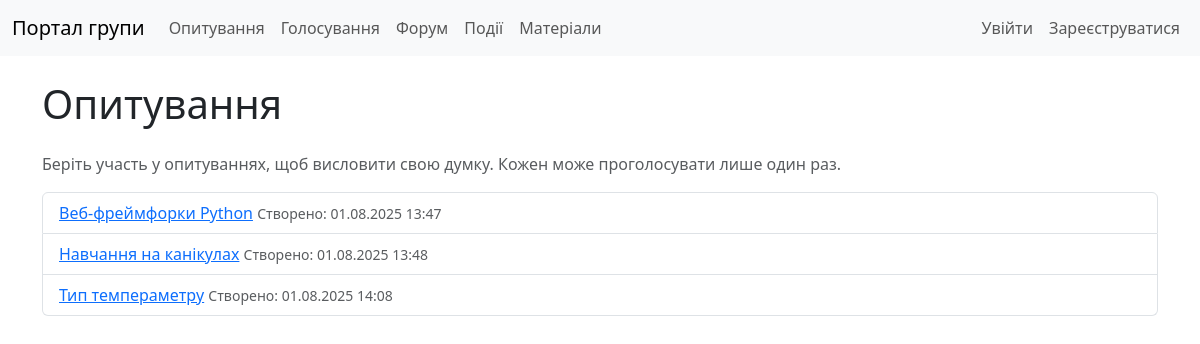
Screenshot of /polls/ with the database file from the repository.
### polls/models.py (models this page shows, shortened)
class Poll(models.Model):
    title = models.CharField(max_length=200)
    description = models.TextField(blank=True, null=True)
    created_by = models.ForeignKey(User, on_delete=models.CASCADE, related_name='polls')
    created_at = models.DateTimeField(auto_now_add=True)
    is_active = models.BooleanField(default=True)
    class Meta:
        verbose_name = 'Poll'
        verbose_name_plural = 'Polls'

### polls/views.py (the view)
# urls.py: path('', views.PollListView.as_view(), name='poll_list'),
class PollListView(ListView):
    model = Poll
    template_name = 'polls/poll_list.html'
    context_object_name = 'polls'
    def get_queryset(self):
        return Poll.objects.filter(is_active=True)

### templates/polls/poll_list.html (shortened to what this page needs)
{% extends 'base.html' %}
{% block content %}
    <h1 class="my-4">Опитування</h1>
    <p class="text-muted">Беріть участь у опитуваннях, щоб висловити свою думку. Кожен може проголосувати лише один раз.</p>
    {% if polls %}
        <ul class="list-group mb-4">
            {% for poll in polls %}
                <li class="list-group-item">
                    <a href="{% url 'polls:poll_detail' poll.pk %}">{{ poll.title }}</a>
                    <small class="text-muted">Створено: {{ poll.created_at|date:"d.m.Y H:i" }}</small>
                </li>
            {% endfor %}
        </ul>
    {% else %}
        <p class="alert alert-info">Наразі немає активних опитувань.</p>
    {% endif %}
{% endblock %}

### rows the page displays
Poll: title "Веб-фреймфорки Python", created_at "01.08.2025 13:47"
Poll: title "Навчання на канікулах", created_at "01.08.2025 13:48"
Poll: title "Тип темпераметру", created_at "01.08.2025 14:08"
